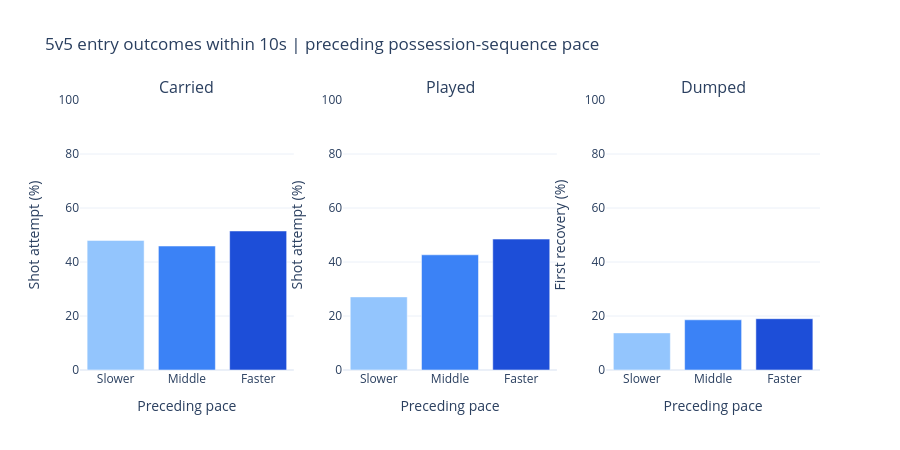
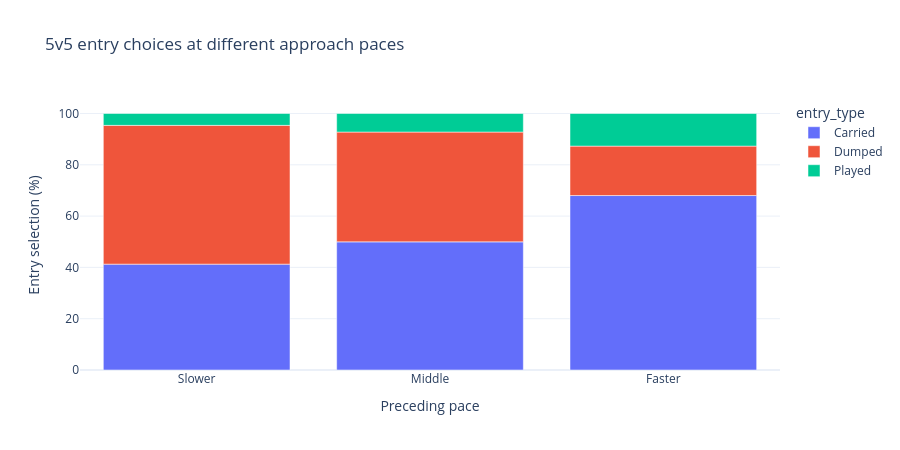

The notebook cell these images were saved under, in order:
### Markdown cell above
## 7.5. Compare outcomes across pace tertiles

Plot shot-attempt probability for carried/played entries and entering-team first-recovery probability for dumps. These outcomes have different meanings and should not be ranked against each other as one common success measure. Show how entry selection varies across tertiles alongside the conditional outcomes.

Show outcomes as bars without uncertainty intervals. Counts and contributing games remain available in the table and hover. Repeated teams, sparse played-entry samples, and only 34 games limit interpretation.

### Code cell
entry_summary = analysis_entries.groupby(
    ["entry_type", "pace_tertile"], observed=True
).agg(entries=("event_id", "size"), successes=("outcome_success", "sum"),
      games=("game_id", "nunique"), success_rate=("outcome_success", "mean"),
      median_pace_ft_s=("preceding_pace_ft_s", "median")).reset_index()
entry_summary["success_pct"] = 100 * entry_summary["success_rate"]

entry_summary["pace_band"] = entry_summary["pace_tertile"].map(
    {1: "Slower", 2: "Middle", 3: "Faster"}
)
display(entry_summary.round(2))

entry_types = ["Carried", "Played", "Dumped"]
entry_fig = make_subplots(rows=1, cols=3, subplot_titles=entry_types)
for col, kind in enumerate(entry_types, start=1):
    summary = entry_summary.loc[entry_summary["entry_type"].eq(kind)]
    entry_fig.add_trace(go.Bar(
        x=summary["pace_band"], y=summary["success_pct"], showlegend=False,
        marker_color=["#93c5fd", "#3b82f6", "#1d4ed8"],
        customdata=summary[["entries", "games", "median_pace_ft_s"]].to_numpy(),
        hovertemplate=("%{x}<br>Outcome: %{y:.1f}%<br>Entries: %{customdata[0]}"
                       "<br>Games: %{customdata[1]}<br>Median pace: %{customdata[2]:.1f} ft/s<extra></extra>"),
    ), row=1, col=col)
    entry_fig.update_yaxes(range=[0,100], title_text="First recovery (%)" if kind=="Dumped" else "Shot attempt (%)", row=1,col=col)
entry_fig.update_layout(title=f"5v5 entry outcomes within {OUTCOME_SECONDS}s | preceding possession-sequence pace",
                        template="plotly_white",height=450)
entry_fig.update_xaxes(title_text="Preceding pace", categoryorder="array",
                       categoryarray=["Slower", "Middle", "Faster"])
entry_fig.show()

entry_selection = eligible_entries.groupby(["pace_tertile", "entry_type"], observed=True).size().rename("entries").reset_index()
entry_selection["pace_band"] = entry_selection["pace_tertile"].map({1: "Slower", 2: "Middle", 3: "Faster"})
entry_selection["share_pct"] = 100 * entry_selection["entries"] / entry_selection.groupby(
    ["pace_tertile"])["entries"].transform("sum")
selection_fig = px.bar(entry_selection, x="pace_band", y="share_pct", color="entry_type",
                      hover_data=["entries"], category_orders={"pace_band": ["Slower", "Middle", "Faster"]}, labels={"share_pct":"Entry selection (%)", "pace_band":"Preceding pace"},
                      title="5v5 entry choices at different approach paces")
selection_fig.update_layout(template="plotly_white",height=450)
selection_fig.show()

### Figure 1 — Plotly figure (JSON) as saved in the notebook; plotly's stock layout.template omitted (floating-point values rounded to 4 significant figures)
{"data": [{"customdata": [[425, 34, 14.4], [514, 34, 21.93], [703, 34, 34.67]], "hovertemplate": "%{x}<br>Outcome: %{y:.1f}%<br>Entries: %{customdata[0]}<br>Games: %{customdata[1]}<br>Median pace: %{customdata[2]:.1f} ft/s<extra></extra>", "marker": {"color": ["#93c5fd", "#3b82f6", "#1d4ed8"]}, "showlegend": false, "type": "bar", "x": ["Slower", "Middle", "Faster"], "xaxis": "x", "y": [48.0, 45.91, 51.49], "yaxis": "y"}, {"customdata": [[48, 28, 14.61], [75, 28, 22.09], [132, 33, 34.04]], "hovertemplate": "%{x}<br>Outcome: %{y:.1f}%<br>Entries: %{customdata[0]}<br>Games: %{customdata[1]}<br>Median pace: %{customdata[2]:.1f} ft/s<extra></extra>", "marker": {"color": ["#93c5fd", "#3b82f6", "#1d4ed8"]}, "showlegend": false, "type": "bar", "x": ["Slower", "Middle", "Faster"], "xaxis": "x2", "y": [27.08, 42.67, 48.48], "yaxis": "y2"}, {"customdata": [[560, 34, 13.8], [441, 34, 21.45], [200, 34, 29.38]], "hovertemplate": "%{x}<br>Outcome: %{y:.1f}%<br>Entries: %{customdata[0]}<br>Games: %{customdata[1]}<br>Median pace: %{customdata[2]:.1f} ft/s<extra></extra>", "marker": {"color": ["#93c5fd", "#3b82f6", "#1d4ed8"]}, "showlegend": false, "type": "bar", "x": ["Slower", "Middle", "Faster"], "xaxis": "x3", "y": [13.75, 18.59, 19.0], "yaxis": "y3"}], "layout": {"annotations": [{"font": {"size": 16}, "showarrow": false, "text": "Carried", "x": 0.1444, "xanchor": "center", "xref": "paper", "y": 1, "yanchor": "bottom", "yref": "paper"}, {"font": {"size": 16}, "showarrow": false, "text": "Played", "x": 0.5, "xanchor": "center", "xref": "paper", "y": 1, "yanchor": "bottom", "yref": "paper"}, {"font": {"size": 16}, "showarrow": false, "text": "Dumped", "x": 0.8556, "xanchor": "center", "xref": "paper", "y": 1, "yanchor": "bottom", "yref": "paper"}], "height": 450, "title": {"text": "5v5 entry outcomes within 10s | preceding possession-sequence pace"}, "xaxis": {"anchor": "y", "categoryarray": ["Slower", "Middle", "Faster"], "categoryorder": "array", "domain": [0, 0.2889], "title": {"text": "Preceding pace"}}, "xaxis2": {"anchor": "y2", "categoryarray": ["Slower", "Middle", "Faster"], "categoryorder": "array", "domain": [0.3556, 0.6444], "title": {"text": "Preceding pace"}}, "xaxis3": {"anchor": "y3", "categoryarray": ["Slower", "Middle", "Faster"], "categoryorder": "array", "domain": [0.7111, 1], "title": {"text": "Preceding pace"}}, "yaxis": {"anchor": "x", "domain": [0, 1], "range": [0, 100], "title": {"text": "Shot attempt (%)"}}, "yaxis2": {"anchor": "x2", "domain": [0, 1], "range": [0, 100], "title": {"text": "Shot attempt (%)"}}, "yaxis3": {"anchor": "x3", "domain": [0, 1], "range": [0, 100], "title": {"text": "First recovery (%)"}}}}

### Figure 2 — Plotly figure (JSON) as saved in the notebook; plotly's stock layout.template omitted (floating-point values rounded to 4 significant figures)
{"data": [{"customdata": [[428], [518], [706]], "hovertemplate": "entry_type=Carried<br>Preceding pace=%{x}<br>Entry selection (%)=%{y}<br>entries=%{customdata[0]}<extra></extra>", "legendgroup": "Carried", "marker": {"color": "#636efa", "pattern": {"shape": ""}}, "name": "Carried", "orientation": "v", "showlegend": true, "textposition": "auto", "type": "bar", "x": ["Slower", "Middle", "Faster"], "xaxis": "x", "y": [41.27, 49.95, 68.02], "yaxis": "y"}, {"customdata": [[561], [444], [200]], "hovertemplate": "entry_type=Dumped<br>Preceding pace=%{x}<br>Entry selection (%)=%{y}<br>entries=%{customdata[0]}<extra></extra>", "legendgroup": "Dumped", "marker": {"color": "#EF553B", "pattern": {"shape": ""}}, "name": "Dumped", "orientation": "v", "showlegend": true, "textposition": "auto", "type": "bar", "x": ["Slower", "Middle", "Faster"], "xaxis": "x", "y": [54.1, 42.82, 19.27], "yaxis": "y"}, {"customdata": [[48], [75], [132]], "hovertemplate": "entry_type=Played<br>Preceding pace=%{x}<br>Entry selection (%)=%{y}<br>entries=%{customdata[0]}<extra></extra>", "legendgroup": "Played", "marker": {"color": "#00cc96", "pattern": {"shape": ""}}, "name": "Played", "orientation": "v", "showlegend": true, "textposition": "auto", "type": "bar", "x": ["Slower", "Middle", "Faster"], "xaxis": "x", "y": [4.629, 7.232, 12.72], "yaxis": "y"}], "layout": {"barmode": "relative", "height": 450, "legend": {"title": {"text": "entry_type"}, "tracegroupgap": 0}, "title": {"text": "5v5 entry choices at different approach paces"}, "xaxis": {"anchor": "y", "categoryarray": ["Slower", "Middle", "Faster"], "categoryorder": "array", "domain": [0, 1], "title": {"text": "Preceding pace"}}, "yaxis": {"anchor": "x", "domain": [0, 1], "title": {"text": "Entry selection (%)"}}}}
